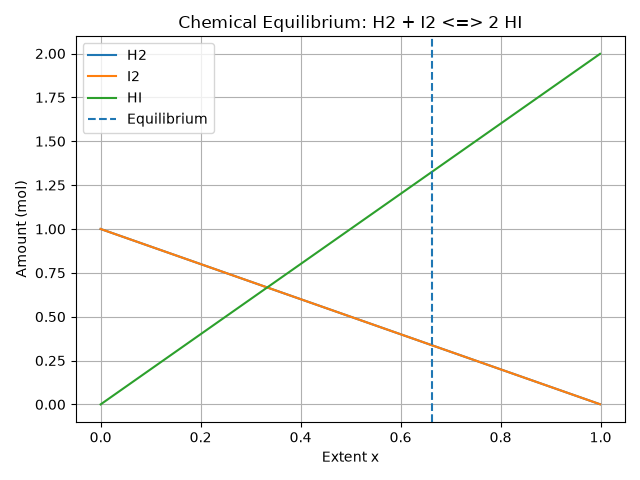

Source code (Python):
"""
PW2 Lab B Part 4 -- chemical equilibrium via the equilibrium constant K.

Reaction  H2 + I2 <=> 2 HI, starting from 1 mol H2 and 1 mol I2.
As the reaction proceeds by an extent x:  H2 = 1-x,  I2 = 1-x,  HI = 2x.
At equilibrium the composition satisfies the equilibrium constant
        K = [HI]^2 / ([H2][I2]) = (2x)^2 / ((1-x)(1-x)).
Given K, find the extent x. Solve it TWO ways and compare.
Run:  python equilibrium.py
"""
import numpy as np
import matplotlib.pyplot as plt
from scipy.optimize import newton, minimize

K = 15.6
a = b = 1.0

# TODO 1: write k_imbalance(x) = (2x)^2/((a-x)(b-x)) - K.
#         It equals zero exactly at equilibrium.
def k_imbalance(x):
    return (2*x)**2 / ((a-x)*(b-x)) - K

# TODO 2 (method 1): use scipy.optimize.newton to find the root of k_imbalance
#         (start x0=0.5). This is root-finding.
x_newton = newton(k_imbalance, x0=0.5)

print("Newton equilibrium extent:", x_newton)

# TODO 3 (method 2): use scipy.optimize.minimize to minimise k_imbalance(x)**2
#         (method "SLSQP", bounds [(0, 0.999)], x0=[0.5]). Print both answers
#         and confirm they agree.
result = minimize(
    lambda x: k_imbalance(x[0])**2,
    x0=[0.5],
    method="SLSQP",
    bounds=[(0, 0.999)]
)

x_minimize = result.x[0]

print("Minimize equilibrium extent:", x_minimize)
print("Difference:", abs(x_newton - x_minimize))

# TODO 4: report the equilibrium amounts (H2, I2, HI), and plot how the three
#         amounts change with the extent x, marking the equilibrium. Save
#         equilibrium.png.

H2_eq = a - x_newton
I2_eq = b - x_newton
HI_eq = 2 * x_newton

print("Equilibrium H2:", H2_eq)
print("Equilibrium I2:", I2_eq)
print("Equilibrium HI:", HI_eq)

x_values = np.linspace(0, 0.999, 500)

H2 = a - x_values
I2 = b - x_values
HI = 2 * x_values

plt.plot(x_values, H2, label="H2")
plt.plot(x_values, I2, label="I2")
plt.plot(x_values, HI, label="HI")

plt.axvline(x_newton, linestyle="--", label="Equilibrium")

plt.xlabel("Extent x")
plt.ylabel("Amount (mol)")
plt.title("Chemical Equilibrium: H2 + I2 <=> 2 HI")
plt.legend()
plt.grid()

plt.tight_layout()
plt.savefig("equilibrium.png")
plt.show()
